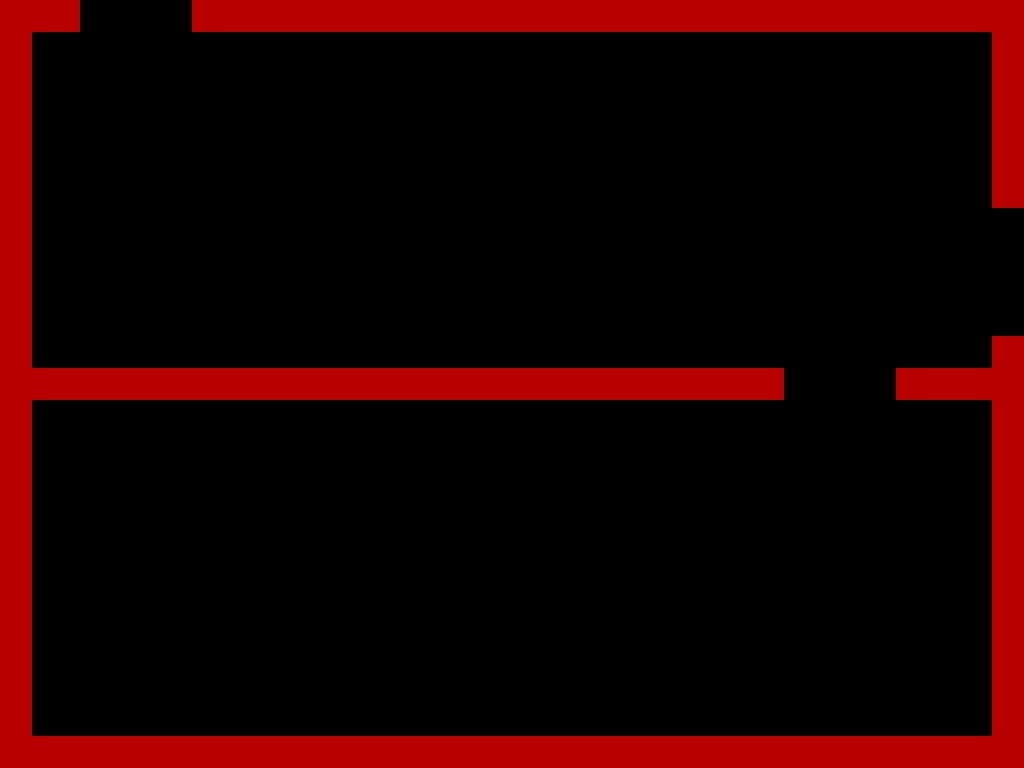

A 2D game scene composited from a Tiled map and its tileset images. What follows is a short description and the map's XML, with each tile layer's data collapsed to a summary:
An orthogonal 64x48 tile map with 16x16 px tiles, 1 tile layer (Tile Layer 1).

<map version="1.0" orientation="orthogonal" width="64" height="48" tilewidth="16" tileheight="16">
 <tileset firstgid="1" name="collision" tilewidth="16" tileheight="16">
  <image source="collision_32x32.png" width="64" height="64" />
 </tileset>
 <layer name="Tile Layer 1" width="64" height="48">
  <data>[3072 cells, 508 non-empty, 8 distinct tile ids]</data>
 </layer>
</map>
